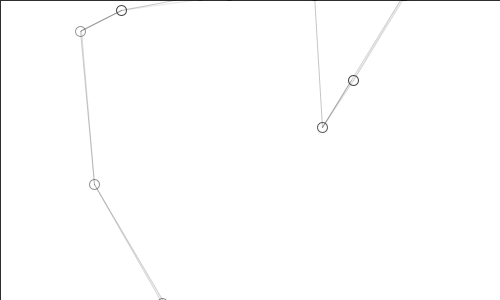
Frame 1 (no input)
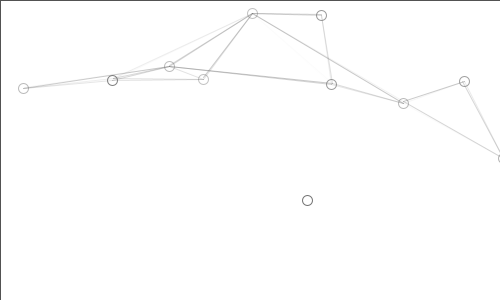
Frame 60 (the mouse pressed at the canvas centre just before this capture)
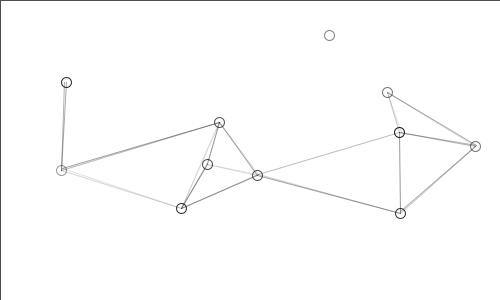
Frame 120 (the mouse held since frame 60 and released just before this capture)

The Processing sketch that drew these frames (run headless with seeded random() and noise(); from frame 60 on, the mouse is pressed at the canvas centre):

// Processing sketch: processing_157426
// ── processing_157426.pde

//The Rosy Crucifixion
//A Plexus, ahem, homage
//by Mark Reynolds, 2013
//www.bentwayproductions.com

int _num=10;
Circle[]_circleArr = {};

void setup(){
  size(500,300);
  background(255);
  smooth();
  strokeWeight(1);
  fill(150,50);
  drawCircles();
}

void draw(){
  background(255);
  for(int i=0;i<_circleArr.length;i++){
    Circle thisCirc=_circleArr[i];
    thisCirc.updateMe();
  }
  fill(255,(random(150)));
  rect(0,0,width,height);
}

void drawCircles(){
  for(int i=0;i<=10;i++){
    Circle thisCirc = new Circle();
    thisCirc.drawMe();
    _circleArr=(Circle[])append(_circleArr,thisCirc);
  }
}

void mouseReleased(){
  drawCircles();
//  println(_circleArr.length);
}

class Circle{
  float x,y;
  float radius;
  float innerRadius;
  color linecol,fillcol;
  float alph;
  float xmove,ymove;
  
  Circle(){
    x = random(width);
    y = random(width);
    radius = random(100)+20;
    innerRadius = 5;
    linecol = color(random(255),random(255),random(255));
    fillcol = color(random(255),random(255),random(255));
    alph = random(255);
    xmove = random(4)-2;
    ymove = random(4)-2;
  }
  
  void drawMe(){
    stroke(1,random(155)+100);
    noFill();
    ellipse(x,y,innerRadius*2,innerRadius*2);
  }
  
  void updateMe(){
    x += xmove;
    y += ymove;
    if(x>(innerRadius+width)){x = 0-innerRadius;}
    if(x<0-innerRadius){x = width+innerRadius;}
    if(y>innerRadius+height){y = 0-innerRadius;}
    if(y<0-innerRadius){y = height+innerRadius;}

    boolean touching=false;
    for(int i=0;i<_circleArr.length;i++){
      Circle otherCirc = _circleArr[i];
      if(otherCirc != this){
        float dis = dist(x,y,otherCirc.x,otherCirc.y);
        float overlap = dis-radius-otherCirc.radius;
        if(overlap<0){
          float midx,midy;
          midx = (x+otherCirc.x)/2;
          midy = (y+otherCirc.y)/2;
          stroke(0,random(100));
          noFill();
          overlap*=-1;
          line(x,y,otherCirc.x,otherCirc.y);
        }
      }
    }
    
    drawMe();
  }
}
